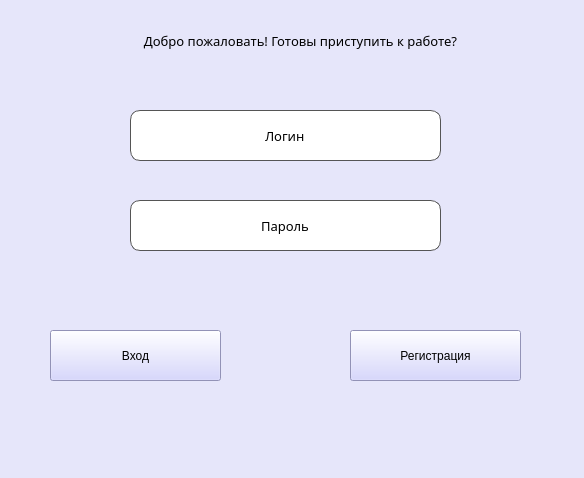
<?xml version="1.0" encoding="UTF-8"?>
<ui version="4.0">
 <class>Registration</class>
 <widget class="QMainWindow" name="Registration">
  <property name="geometry">
   <rect>
    <x>0</x>
    <y>0</y>
    <width>584</width>
    <height>478</height>
   </rect>
  </property>
  <property name="windowTitle">
   <string>Регистрация</string>
  </property>
  <property name="styleSheet">
   <string notr="true">background-color: rgb(230, 230, 250);</string>
  </property>
  <widget class="QWidget" name="centralwidget">
   <widget class="QLineEdit" name="lineEdit">
    <property name="geometry">
     <rect>
      <x>130</x>
      <y>110</y>
      <width>311</width>
      <height>51</height>
     </rect>
    </property>
    <property name="font">
     <font>
      <family>Segoe Script</family>
      <pointsize>10</pointsize>
      <weight>9</weight>
      <italic>false</italic>
      <bold>false</bold>
     </font>
    </property>
    <property name="styleSheet">
     <string notr="true">font: 75 10pt &quot;Segoe Script&quot;;
background-color: rgb(255, 255, 255);
border: 1px solid rgb(85, 85, 85);
border-radius: 10;</string>
    </property>
    <property name="text">
     <string>Логин</string>
    </property>
    <property name="alignment">
     <set>Qt::AlignCenter</set>
    </property>
   </widget>
   <widget class="QLineEdit" name="lineEdit_2">
    <property name="geometry">
     <rect>
      <x>130</x>
      <y>200</y>
      <width>311</width>
      <height>51</height>
     </rect>
    </property>
    <property name="font">
     <font>
      <family>Segoe Script</family>
      <pointsize>10</pointsize>
      <weight>9</weight>
      <italic>false</italic>
      <bold>false</bold>
     </font>
    </property>
    <property name="styleSheet">
     <string notr="true">font: 75 10pt &quot;Segoe Script&quot;;
background-color: rgb(255, 255, 255);
border: 1px solid rgb(85, 85, 85);
border-radius: 10;</string>
    </property>
    <property name="text">
     <string>Пароль</string>
    </property>
    <property name="alignment">
     <set>Qt::AlignCenter</set>
    </property>
   </widget>
   <widget class="QPushButton" name="pushButton">
    <property name="geometry">
     <rect>
      <x>50</x>
      <y>330</y>
      <width>171</width>
      <height>51</height>
     </rect>
    </property>
    <property name="styleSheet">
     <string notr="true">font: 75 10pt &quot;Segoe Script&quot;;
background-color: rgb(204, 204, 255);</string>
    </property>
    <property name="text">
     <string>Вход</string>
    </property>
   </widget>
   <widget class="QPushButton" name="pushButton_2">
    <property name="geometry">
     <rect>
      <x>350</x>
      <y>330</y>
      <width>171</width>
      <height>51</height>
     </rect>
    </property>
    <property name="styleSheet">
     <string notr="true">font: 75 10pt &quot;Segoe Script&quot;;
background-color: rgb(204, 204, 255);</string>
    </property>
    <property name="text">
     <string>Регистрация</string>
    </property>
   </widget>
   <widget class="QLabel" name="label">
    <property name="geometry">
     <rect>
      <x>40</x>
      <y>20</y>
      <width>521</width>
      <height>41</height>
     </rect>
    </property>
    <property name="font">
     <font>
      <family>Segoe Script</family>
      <pointsize>10</pointsize>
      <weight>9</weight>
      <italic>false</italic>
      <bold>false</bold>
     </font>
    </property>
    <property name="styleSheet">
     <string notr="true">font: 75 10pt &quot;Segoe Script&quot;;</string>
    </property>
    <property name="text">
     <string>Добро пожаловать! Готовы приступить к работе?</string>
    </property>
    <property name="alignment">
     <set>Qt::AlignCenter</set>
    </property>
   </widget>
   <widget class="QLabel" name="label_2">
    <property name="geometry">
     <rect>
      <x>30</x>
      <y>80</y>
      <width>81</width>
      <height>201</height>
     </rect>
    </property>
    <property name="text">
     <string/>
    </property>
    <property name="pixmap">
     <pixmap>Bez_imeni-5.png</pixmap>
    </property>
   </widget>
   <widget class="QLabel" name="label_3">
    <property name="geometry">
     <rect>
      <x>470</x>
      <y>100</y>
      <width>71</width>
      <height>171</height>
     </rect>
    </property>
    <property name="text">
     <string/>
    </property>
    <property name="pixmap">
     <pixmap>Bez_iyyyymeni-5.png</pixmap>
    </property>
   </widget>
  </widget>
  <widget class="QMenuBar" name="menubar">
   <property name="geometry">
    <rect>
     <x>0</x>
     <y>0</y>
     <width>584</width>
     <height>26</height>
    </rect>
   </property>
  </widget>
  <widget class="QStatusBar" name="statusbar"/>
 </widget>
 <resources/>
 <connections/>
</ui>
